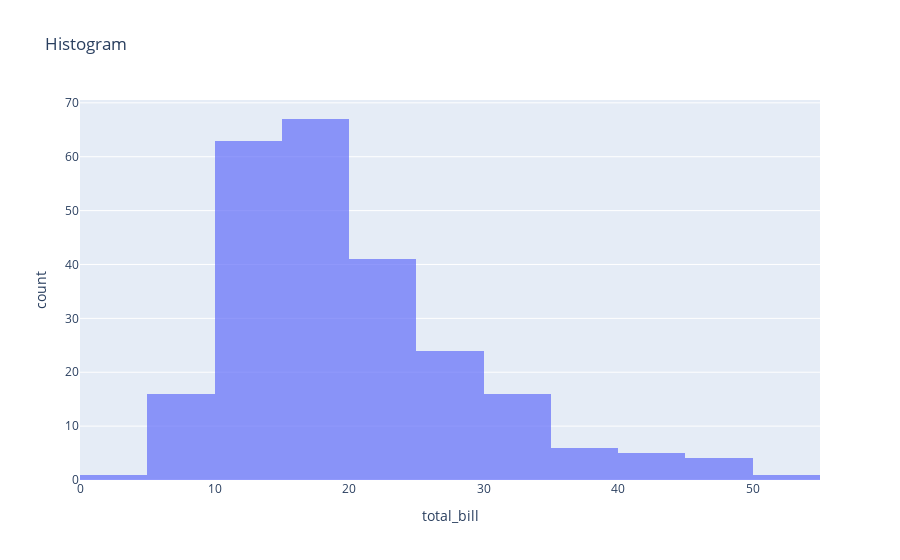
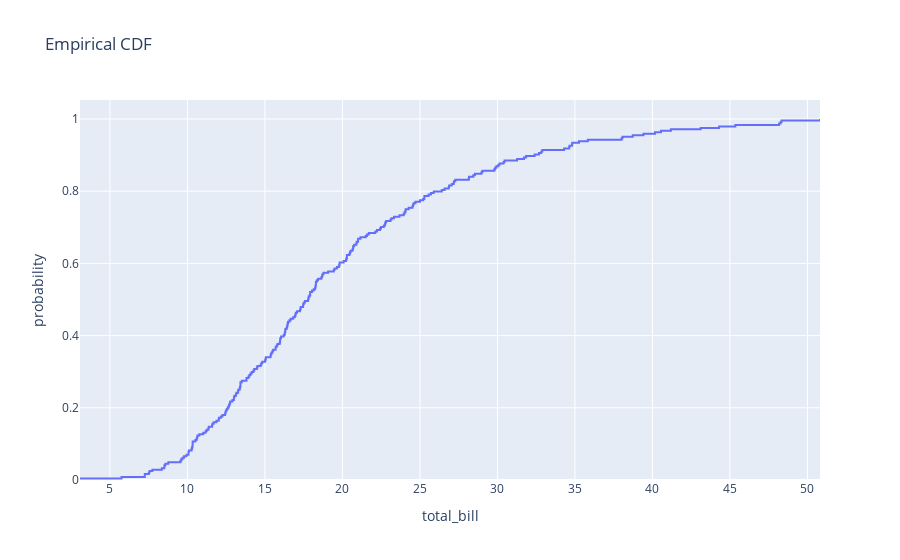
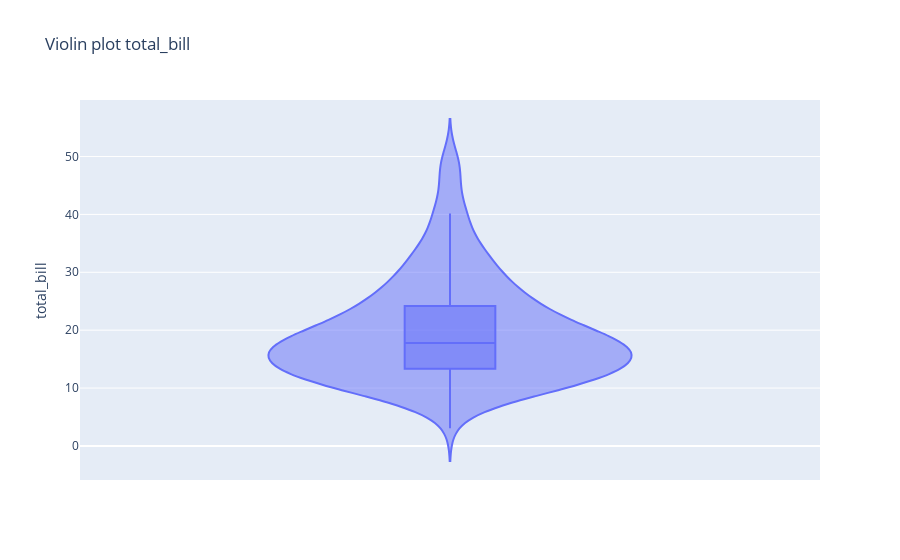
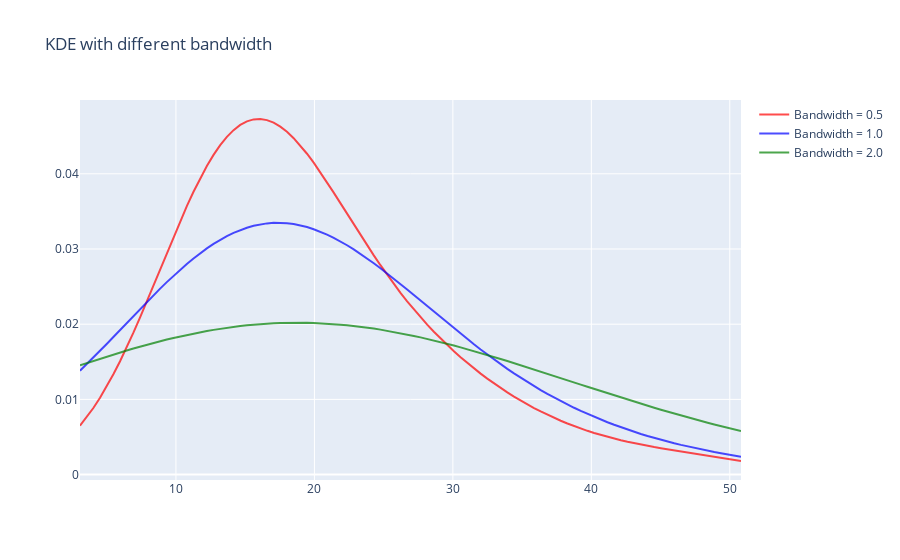

Source (notebook cell) for these figures, in order:
### Code cell
# Calculating the optimal number of bins according to the Friedman-Diakonis rule
def freedman_diaconis_bins(data):
    q25, q75 = np.percentile(data, [25, 75])
    iqr = q75 - q25
    n = len(data)
    bin_width = 2 * iqr / (n ** (1/3))
    bin_count = int((data.max() - data.min()) / bin_width)
    return max(1, bin_count)

fd_bins = freedman_diaconis_bins(tips['total_bill'])
print(f"\nThe number of bins (Friedman-Diakonis): {fd_bins}")

hist_fig = px.histogram(tips, x='total_bill', nbins=fd_bins, title='Histogram', opacity=0.7)
hist_fig.show()

# Empirical CDF
ecdf_fig = px.ecdf(tips, x='total_bill', title='Empirical CDF')
ecdf_fig.show()

# Violin plot
violin_fig = px.violin(tips, y='total_bill', title='Violin plot total_bill', box=True, points=False)
violin_fig.show()

# KDE with different bandwidth
import plotly.figure_factory as ff
import plotly.graph_objects as go

fig_kde = go.Figure()
bandwidths = [0.5, 1.0, 2.0]
colors = ['red', 'blue', 'green']

for bw, color in zip(bandwidths, colors):
    from scipy.stats import gaussian_kde
    kde = gaussian_kde(tips['total_bill'], bw_method=bw)
    x_range = np.linspace(tips['total_bill'].min(), tips['total_bill'].max(), 100)
    y_kde = kde(x_range)
    
    fig_kde.add_trace(go.Scatter(x=x_range, y=y_kde, mode='lines', name=f'Bandwidth = {bw}', line=dict(color=color, width=2), opacity=0.7))

fig_kde.update_layout(title='KDE with different bandwidth')
fig_kde.show()

from scipy.stats import skew, kurtosis

skewness = skew(tips['total_bill'])
kurt = kurtosis(tips['total_bill'])
q1, q3 = tips['total_bill'].quantile([0.25, 0.75])
iqr = q3 - q1
outlier_threshold = q3 + 1.5 * iqr
outliers = tips[tips['total_bill'] > outlier_threshold]

print(f"Asymmetry: {skewness:.3f}")
print(f"IQR: {iqr:.2f}")
print(f"Threshold for emissions (Q3 + 1.5*IQR): {outlier_threshold:.2f}")
print(f"Number of emissions: {len(outliers)}")
print(f"Share of emissions: {len(outliers)/len(tips)*100:.1f}%")

print("\nTail analysis:")
# Tail analysis
tail_90 = tips[tips['total_bill'] > tips['total_bill'].quantile(0.90)]
tail_95 = tips[tips['total_bill'] > tips['total_bill'].quantile(0.95)]

print(f"The top 10%: from {tail_90['total_bill'].min():.2f} till {tail_90['total_bill'].max():.2f}")
print(f"The top 5%: from {tail_95['total_bill'].min():.2f} till {tail_95['total_bill'].max():.2f}")

### Figure 1 — Plotly figure (JSON) as saved in the notebook; plotly's stock layout.template omitted (floating-point values rounded to 4 significant figures; data arrays with more than 128 entries replaced by an {"elided": "..."} marker saying what was removed)
{"data": [{"alignmentgroup": "True", "bingroup": "x", "hovertemplate": "total_bill=%{x}<br>count=%{y}<extra></extra>", "legendgroup": "", "marker": {"color": "#636efa", "opacity": 0.7, "pattern": {"shape": ""}}, "name": "", "nbinsx": 13, "offsetgroup": "", "orientation": "v", "showlegend": false, "type": "histogram", "x": {"elided": "244 float values"}, "xaxis": "x", "yaxis": "y"}], "layout": {"autosize": true, "barmode": "relative", "legend": {"tracegroupgap": 0}, "title": {"text": "Histogram"}, "xaxis": {"anchor": "y", "autorange": true, "domain": [0, 1], "range": [0, 55], "title": {"text": "total_bill"}, "type": "linear"}, "yaxis": {"anchor": "x", "autorange": true, "domain": [0, 1], "range": [0, 70.53], "title": {"text": "count"}}}}

### Figure 2 — Plotly figure (JSON) as saved in the notebook; plotly's stock layout.template omitted (floating-point values rounded to 4 significant figures; data arrays with more than 128 entries replaced by an {"elided": "..."} marker saying what was removed)
{"data": [{"hovertemplate": "total_bill=%{x}<br>probability=%{y}<extra></extra>", "legendgroup": "", "line": {"dash": "solid", "shape": "hv"}, "marker": {"color": "#636efa", "symbol": "circle"}, "mode": "lines", "name": "", "orientation": "v", "showlegend": false, "type": "scatter", "x": {"elided": "244 float values"}, "xaxis": "x", "y": {"elided": "244 float values"}, "yaxis": "y"}], "layout": {"autosize": true, "legend": {"tracegroupgap": 0}, "title": {"text": "Empirical CDF"}, "xaxis": {"anchor": "y", "autorange": true, "domain": [0, 1], "range": [3.07, 50.81], "title": {"text": "total_bill"}, "type": "linear"}, "yaxis": {"anchor": "x", "autorange": true, "domain": [0, 1], "range": [0, 1.053], "rangemode": "tozero", "title": {"text": "probability"}, "type": "linear"}}}

### Figure 3 — Plotly figure (JSON) as saved in the notebook; plotly's stock layout.template omitted (floating-point values rounded to 4 significant figures; data arrays with more than 128 entries replaced by an {"elided": "..."} marker saying what was removed)
{"data": [{"alignmentgroup": "True", "box": {"visible": true}, "hovertemplate": "total_bill=%{y}<extra></extra>", "legendgroup": "", "marker": {"color": "#636efa"}, "name": "", "offsetgroup": "", "orientation": "v", "points": false, "scalegroup": "True", "showlegend": false, "type": "violin", "x0": " ", "xaxis": "x", "y": {"elided": "244 float values"}, "y0": " ", "yaxis": "y"}], "layout": {"autosize": true, "legend": {"tracegroupgap": 0}, "title": {"text": "Violin plot total_bill"}, "violinmode": "group", "xaxis": {"anchor": "y", "autorange": true, "domain": [0, 1], "range": [-0.5, 0.5], "type": "category"}, "yaxis": {"anchor": "x", "autorange": true, "domain": [0, 1], "range": [-5.886, 59.77], "title": {"text": "total_bill"}, "type": "linear"}}}

### Figure 4 — Plotly figure (JSON) as saved in the notebook; plotly's stock layout.template omitted (floating-point values rounded to 4 significant figures)
{"data": [{"line": {"color": "red", "width": 2}, "mode": "lines", "name": "Bandwidth = 0.5", "opacity": 0.7, "type": "scatter", "x": [3.07, 3.552, 4.034, 4.517, 4.999, 5.481, 5.963, 6.446, 6.928, 7.41, 7.892, 8.374, 8.857, 9.339, 9.821, 10.3, 10.79, 11.27, 11.75, 12.23, 12.71, 13.2, 13.68, 14.16, 14.64, 15.13, 15.61, 16.09, 16.57, 17.05, 17.54, 18.02, 18.5, 18.98, 19.47, 19.95, 20.43, 20.91, 21.39, 21.88, 22.36, 22.84, 23.32, 23.81, 24.29, 24.77, 25.25, 25.73, 26.22, 26.7, 27.18, 27.66, 28.15, 28.63, 29.11, 29.59, 30.07, 30.56, 31.04, 31.52, 32.0, 32.49, 32.97, 33.45, 33.93, 34.41, 34.9, 35.38, 35.86, 36.34, 36.83, 37.31, 37.79, 38.27, 38.75, 39.24, 39.72, 40.2, 40.68, 41.17, 41.65, 42.13, 42.61, 43.09, 43.58, 44.06, 44.54, 45.02, 45.51, 45.99, 46.47, 46.95, 47.43, 47.92, 48.4, 48.88, 49.36, 49.85, 50.33, 50.81], "y": [0.006508, 0.007617, 0.008853, 0.01022, 0.01171, 0.01333, 0.01508, 0.01693, 0.01888, 0.02091, 0.02301, 0.02515, 0.02732, 0.02948, 0.03162, 0.0337, 0.03571, 0.03762, 0.0394, 0.04104, 0.04251, 0.04381, 0.04491, 0.04581, 0.04649, 0.04697, 0.04723, 0.04729, 0.04714, 0.0468, 0.04627, 0.04558, 0.04474, 0.04376, 0.04267, 0.04148, 0.04021, 0.03888, 0.0375, 0.0361, 0.03469, 0.03328, 0.03188, 0.0305, 0.02915, 0.02784, 0.02658, 0.02535, 0.02417, 0.02304, 0.02196, 0.02093, 0.01994, 0.01899, 0.01808, 0.01722, 0.01639, 0.0156, 0.01484, 0.01412, 0.01342, 0.01276, 0.01212, 0.01151, 0.01093, 0.01037, 0.009841, 0.009335, 0.008852, 0.008394, 0.00796, 0.007549, 0.00716, 0.006794, 0.006449, 0.006124, 0.00582, 0.005535, 0.005268, 0.005019, 0.004786, 0.004568, 0.004364, 0.004174, 0.003996, 0.003828, 0.003669, 0.003517, 0.003371, 0.00323, 0.003091, 0.002953, 0.002816, 0.002677, 0.002537, 0.002395, 0.00225, 0.002103, 0.001955, 0.001806]}, {"line": {"color": "blue", "width": 2}, "mode": "lines", "name": "Bandwidth = 1.0", "opacity": 0.7, "type": "scatter", "x": [3.07, 3.552, 4.034, 4.517, 4.999, 5.481, 5.963, 6.446, 6.928, 7.41, 7.892, 8.374, 8.857, 9.339, 9.821, 10.3, 10.79, 11.27, 11.75, 12.23, 12.71, 13.2, 13.68, 14.16, 14.64, 15.13, 15.61, 16.09, 16.57, 17.05, 17.54, 18.02, 18.5, 18.98, 19.47, 19.95, 20.43, 20.91, 21.39, 21.88, 22.36, 22.84, 23.32, 23.81, 24.29, 24.77, 25.25, 25.73, 26.22, 26.7, 27.18, 27.66, 28.15, 28.63, 29.11, 29.59, 30.07, 30.56, 31.04, 31.52, 32.0, 32.49, 32.97, 33.45, 33.93, 34.41, 34.9, 35.38, 35.86, 36.34, 36.83, 37.31, 37.79, 38.27, 38.75, 39.24, 39.72, 40.2, 40.68, 41.17, 41.65, 42.13, 42.61, 43.09, 43.58, 44.06, 44.54, 45.02, 45.51, 45.99, 46.47, 46.95, 47.43, 47.92, 48.4, 48.88, 49.36, 49.85, 50.33, 50.81], "y": [0.0138, 0.01467, 0.01556, 0.01646, 0.01738, 0.0183, 0.01923, 0.02017, 0.0211, 0.02203, 0.02294, 0.02385, 0.02473, 0.0256, 0.02643, 0.02724, 0.02801, 0.02874, 0.02943, 0.03007, 0.03067, 0.03121, 0.0317, 0.03214, 0.03251, 0.03283, 0.03308, 0.03327, 0.03341, 0.03347, 0.03348, 0.03343, 0.03331, 0.03314, 0.03291, 0.03263, 0.0323, 0.03192, 0.03149, 0.03101, 0.0305, 0.02995, 0.02936, 0.02875, 0.02811, 0.02744, 0.02675, 0.02605, 0.02533, 0.02461, 0.02387, 0.02313, 0.02239, 0.02165, 0.02091, 0.02017, 0.01944, 0.01873, 0.01802, 0.01732, 0.01664, 0.01597, 0.01532, 0.01468, 0.01407, 0.01346, 0.01288, 0.01232, 0.01177, 0.01124, 0.01074, 0.01025, 0.009774, 0.009321, 0.008885, 0.008467, 0.008065, 0.00768, 0.007311, 0.006958, 0.00662, 0.006296, 0.005986, 0.00569, 0.005407, 0.005136, 0.004876, 0.004628, 0.004391, 0.004164, 0.003947, 0.003739, 0.00354, 0.00335, 0.003168, 0.002994, 0.002828, 0.002668, 0.002515, 0.002369]}, {"line": {"color": "green", "width": 2}, "mode": "lines", "name": "Bandwidth = 2.0", "opacity": 0.7, "type": "scatter", "x": [3.07, 3.552, 4.034, 4.517, 4.999, 5.481, 5.963, 6.446, 6.928, 7.41, 7.892, 8.374, 8.857, 9.339, 9.821, 10.3, 10.79, 11.27, 11.75, 12.23, 12.71, 13.2, 13.68, 14.16, 14.64, 15.13, 15.61, 16.09, 16.57, 17.05, 17.54, 18.02, 18.5, 18.98, 19.47, 19.95, 20.43, 20.91, 21.39, 21.88, 22.36, 22.84, 23.32, 23.81, 24.29, 24.77, 25.25, 25.73, 26.22, 26.7, 27.18, 27.66, 28.15, 28.63, 29.11, 29.59, 30.07, 30.56, 31.04, 31.52, 32.0, 32.49, 32.97, 33.45, 33.93, 34.41, 34.9, 35.38, 35.86, 36.34, 36.83, 37.31, 37.79, 38.27, 38.75, 39.24, 39.72, 40.2, 40.68, 41.17, 41.65, 42.13, 42.61, 43.09, 43.58, 44.06, 44.54, 45.02, 45.51, 45.99, 46.47, 46.95, 47.43, 47.92, 48.4, 48.88, 49.36, 49.85, 50.33, 50.81], "y": [0.01454, 0.01484, 0.01513, 0.01541, 0.0157, 0.01597, 0.01624, 0.01651, 0.01677, 0.01702, 0.01727, 0.0175, 0.01773, 0.01796, 0.01817, 0.01837, 0.01857, 0.01875, 0.01893, 0.01909, 0.01924, 0.01939, 0.01952, 0.01964, 0.01975, 0.01985, 0.01993, 0.02001, 0.02007, 0.02012, 0.02015, 0.02018, 0.02019, 0.02019, 0.02018, 0.02016, 0.02012, 0.02007, 0.02001, 0.01994, 0.01986, 0.01976, 0.01966, 0.01954, 0.01941, 0.01928, 0.01913, 0.01897, 0.0188, 0.01863, 0.01844, 0.01825, 0.01804, 0.01783, 0.01761, 0.01739, 0.01716, 0.01692, 0.01667, 0.01642, 0.01616, 0.0159, 0.01564, 0.01537, 0.0151, 0.01482, 0.01454, 0.01426, 0.01398, 0.01369, 0.0134, 0.01312, 0.01283, 0.01254, 0.01225, 0.01196, 0.01167, 0.01139, 0.0111, 0.01082, 0.01053, 0.01025, 0.009977, 0.009701, 0.009429, 0.00916, 0.008894, 0.008631, 0.008372, 0.008117, 0.007866, 0.007618, 0.007375, 0.007136, 0.006902, 0.006672, 0.006446, 0.006225, 0.006009, 0.005798]}], "layout": {"autosize": true, "title": {"text": "KDE with different bandwidth"}, "xaxis": {"autorange": true, "range": [3.07, 50.81], "type": "linear"}, "yaxis": {"autorange": true, "range": [-0.0007205, 0.04981], "type": "linear"}}}
